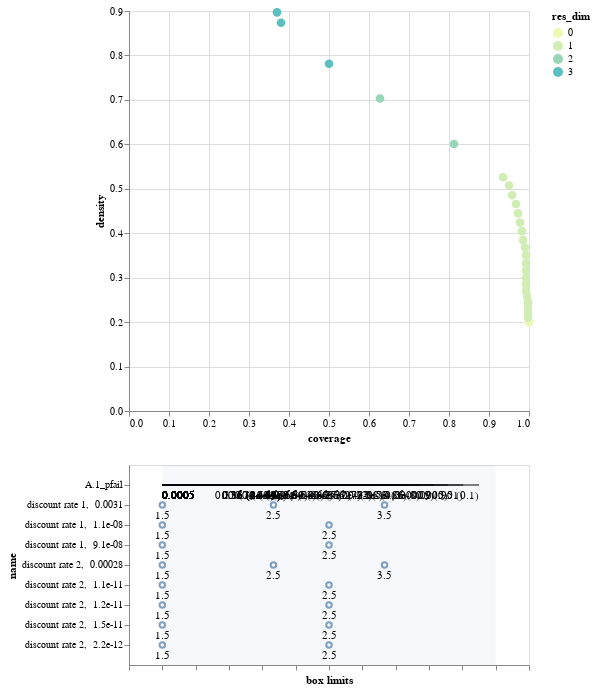

The code cell stored with this chart in its notebook:
### Code cell
box1.inspect_tradeoff()

### Figure 1 — Vega-Lite specification as saved in the notebook (floating-point values rounded to 4 significant figures)
{"config": {"view": {"continuousWidth": 400, "continuousHeight": 300}}, "vconcat": [{"data": {"name": "data-bf5be426acf9ab1bbea7d6b05d97dee2"}, "mark": {"type": "circle", "size": 75}, "encoding": {"color": {"type": "ordinal", "field": "res_dim", "scale": {"range": ["#eff9b6", "#d0edb3", "#97d6b9", "#5dc0c0", "#31a5c2", "#1f80b8", "#2354a3", "#21318d"]}}, "opacity": {"condition": {"value": 1, "selection": "selector002"}, "value": 0.4}, "tooltip": [{"type": "ordinal", "field": "id"}, {"type": "quantitative", "field": "coverage", "format": ".2"}, {"type": "quantitative", "field": "density", "format": ".2"}, {"type": "ordinal", "field": "res_dim"}], "x": {"type": "quantitative", "field": "coverage"}, "y": {"type": "quantitative", "field": "density"}}, "height": 400, "selection": {"selector002": {"type": "single", "fields": ["id"]}}, "width": 400}, {"layer": [{"data": {"name": "data-b6e16bfe938892cd6d52e138da4dfb9e"}, "mark": "rule", "encoding": {"x": {"type": "quantitative", "axis": {"grid": false, "labels": false, "title": "box limits"}, "field": "x_lower", "scale": {"domain": [0, 1], "padding": 0.1}}, "x2": {"field": "x_upper"}, "y": {"type": "nominal", "field": "name", "scale": {"padding": 1.0}}}, "transform": [{"calculate": "(datum.x1-datum.minimum)/(datum.maximum-datum.minimum)", "as": "x_lower"}, {"calculate": "(datum.x2-datum.minimum)/(datum.maximum-datum.minimum)", "as": "x_upper"}, {"filter": {"selection": "selector002"}}], "width": 400}, {"data": {"name": "data-b6e16bfe938892cd6d52e138da4dfb9e"}, "mark": {"type": "text", "align": "left", "baseline": "top", "dy": 5}, "encoding": {"text": {"type": "ordinal", "field": "text"}, "x": {"type": "quantitative", "axis": {"grid": false, "labels": false, "title": "box limits"}, "field": "x_lower", "scale": {"domain": [0, 1], "padding": 0.1}}, "x2": {"field": "x_upper"}, "y": {"type": "nominal", "field": "name", "scale": {"padding": 1.0}}}, "transform": [{"calculate": "(datum.x1-datum.minimum)/(datum.maximum-datum.minimum)", "as": "x_lower"}, {"calculate": "(datum.x2-datum.minimum)/(datum.maximum-datum.minimum)", "as": "x_upper"}, {"filter": {"selection": "selector002"}}, {"calculate": "datum.qp_lower>0?format(datum.x1, \".2\")+\" (\"+format(datum.qp_lower, \".1~g\")+\")\" :format(datum.x1, \".2\")", "as": "text"}], "width": 400}, {"data": {"name": "data-b6e16bfe938892cd6d52e138da4dfb9e"}, "mark": {"type": "text", "align": "right", "baseline": "top", "dy": 5}, "encoding": {"text": {"type": "ordinal", "field": "text"}, "x": {"type": "quantitative", "field": "x_upper"}, "x2": {"field": "x_upper"}, "y": {"type": "nominal", "field": "name", "scale": {"padding": 1.0}}}, "transform": [{"calculate": "(datum.x1-datum.minimum)/(datum.maximum-datum.minimum)", "as": "x_lower"}, {"calculate": "(datum.x2-datum.minimum)/(datum.maximum-datum.minimum)", "as": "x_upper"}, {"filter": {"selection": "selector002"}}, {"calculate": "datum.qp_upper>0?format(datum.x2, \".2\")+\" (\"+format(datum.qp_upper, \".1\")+\")\" :format(datum.x2, \".2\")", "as": "text"}], "width": 400}, {"data": {"name": "data-bb8d07f6df3d47a6a475317795287b23"}, "mark": {"type": "rect", "opacity": 0.05}, "encoding": {"x": {"type": "quantitative", "field": "start"}, "x2": {"field": "end"}}}, {"data": {"name": "data-72a6e878646834205ff0e60a4a60471c"}, "mark": "point", "encoding": {"x": {"type": "quantitative", "field": "x"}, "y": {"type": "nominal", "field": "name"}}, "transform": [{"filter": {"selection": "selector002"}}], "width": 400}, {"data": {"name": "data-72a6e878646834205ff0e60a4a60471c"}, "mark": {"type": "text", "align": "center", "baseline": "top", "dy": 5}, "encoding": {"text": {"type": "nominal", "field": "item"}, "x": {"type": "quantitative", "field": "x"}, "y": {"type": "nominal", "field": "name"}}, "transform": [{"filter": {"selection": "selector002"}}], "width": 400}]}], "$schema": "https://vega.github.io/schema/vega-lite/v4.8.1.json", "datasets": {"data-bf5be426acf9ab1bbea7d6b05d97dee2": [{"coverage": 1.0, "density": 0.2, "id": 0, "mass": 1.0, "mean": 0.2, "res_dim": 0}, {"coverage": 0.9975, "density": 0.21, "id": 1, "mass": 0.95, "mean": 0.21, "res_dim": 1}, {"coverage": 0.9975, "density": 0.2211, "id": 2, "mass": 0.9025, "mean": 0.2211, "res_dim": 1}, {"coverage": 0.9975, "density": 0.2328, "id": 3, "mass": 0.857, "mean": 0.2328, "res_dim": 1}, {"coverage": 0.9975, "density": 0.2451, "id": 4, "mass": 0.814, "mean": 0.2451, "res_dim": 1}, {"coverage": 0.995, "density": 0.2574, "id": 5, "mass": 0.773, "mean": 0.2574, "res_dim": 1}, {"coverage": 0.9925, "density": 0.2704, "id": 6, "mass": 0.734, "mean": 0.2704, "res_dim": 1}, {"coverage": 0.9925, "density": 0.2848, "id": 7, "mass": 0.697, "mean": 0.2848, "res_dim": 1}, {"coverage": 0.9925, "density": 0.2998, "id": 8, "mass": 0.662, "mean": 0.2998, "res_dim": 1}, {"coverage": 0.9925, "density": 0.3158, "id": 9, "mass": 0.6285, "mean": 0.3158, "res_dim": 1}, {"coverage": 0.9925, "density": 0.3325, "id": 10, "mass": 0.597, "mean": 0.3325, "res_dim": 1}, {"coverage": 0.9925, "density": 0.3501, "id": 11, "mass": 0.567, "mean": 0.3501, "res_dim": 1}, {"coverage": 0.99, "density": 0.3677, "id": 12, "mass": 0.5385, "mean": 0.3677, "res_dim": 1}, {"coverage": 0.985, "density": 0.3851, "id": 13, "mass": 0.5115, "mean": 0.3851, "res_dim": 1}, {"coverage": 0.9825, "density": 0.4047, "id": 14, "mass": 0.4855, "mean": 0.4047, "res_dim": 1}, {"coverage": 0.9775, "density": 0.4241, "id": 15, "mass": 0.461, "mean": 0.4241, "res_dim": 1}, {"coverage": 0.9725, "density": 0.4446, "id": 16, "mass": 0.4375, "mean": 0.4446, "res_dim": 1}, {"coverage": 0.9675, "density": 0.4657, "id": 17, "mass": 0.4155, "mean": 0.4657, "res_dim": 1}, {"coverage": 0.9575, "density": 0.4854, "id": 18, "mass": 0.3945, "mean": 0.4854, "res_dim": 1}, {"coverage": 0.95, "density": 0.5073, "id": 19, "mass": 0.3745, "mean": 0.5073, "res_dim": 1}, {"coverage": 0.935, "density": 0.526, "id": 20, "mass": 0.3555, "mean": 0.526, "res_dim": 1}, {"coverage": 0.8125, "density": 0.6007, "id": 21, "mass": 0.2705, "mean": 0.6007, "res_dim": 2}, {"coverage": 0.6275, "density": 0.7031, "id": 22, "mass": 0.1785, "mean": 0.7031, "res_dim": 2}, {"coverage": 0.5, "density": 0.7812, "id": 23, "mass": 0.128, "mean": 0.7812, "res_dim": 3}, {"coverage": 0.38, "density": 0.8736, "id": 24, "mass": 0.087, "mean": 0.8736, "res_dim": 3}, {"coverage": 0.37, "density": 0.897, "id": 25, "mass": 0.0825, "mean": 0.897, "res_dim": 3}], "data-b6e16bfe938892cd6d52e138da4dfb9e": [{"x1": 0.0004969, "x2": 0.95, "name": "A.1_pfail", "id": 1, "minimum": 0.0004969, "maximum": 0.9995, "qp_lower": -1.0, "qp_upper": 0.1445}, {"x1": 0.0004969, "x2": 0.9025, "name": "A.1_pfail", "id": 2, "minimum": 0.0004969, "maximum": 0.9995, "qp_lower": -1.0, "qp_upper": 0.01444}, {"x1": 0.0004969, "x2": 0.857, "name": "A.1_pfail", "id": 3, "minimum": 0.0004969, "maximum": 0.9995, "qp_lower": -1.0, "qp_upper": 0.0004735}, {"x1": 0.0004969, "x2": 0.8142, "name": "A.1_pfail", "id": 4, "minimum": 0.0004969, "maximum": 0.9995, "qp_lower": -1.0, "qp_upper": 5.206e-06}, {"x1": 0.0004969, "x2": 0.773, "name": "A.1_pfail", "id": 5, "minimum": 0.0004969, "maximum": 0.9995, "qp_lower": -1.0, "qp_upper": 2.611e-08}, {"x1": 0.0004969, "x2": 0.7342, "name": "A.1_pfail", "id": 6, "minimum": 0.0004969, "maximum": 0.9995, "qp_lower": -1.0, "qp_upper": 4.975e-11}, {"x1": 0.0004969, "x2": 0.6971, "name": "A.1_pfail", "id": 7, "minimum": 0.0004969, "maximum": 0.9995, "qp_lower": -1.0, "qp_upper": 2.347e-14}, {"x1": 0.0004969, "x2": 0.6618, "name": "A.1_pfail", "id": 8, "minimum": 0.0004969, "maximum": 0.9995, "qp_lower": -1.0, "qp_upper": 4.03e-18}, {"x1": 0.0004969, "x2": 0.6285, "name": "A.1_pfail", "id": 9, "minimum": 0.0004969, "maximum": 0.9995, "qp_lower": -1.0, "qp_upper": 2.298e-22}, {"x1": 0.0004969, "x2": 0.597, "name": "A.1_pfail", "id": 10, "minimum": 0.0004969, "maximum": 0.9995, "qp_lower": -1.0, "qp_upper": 5.27e-27}, {"x1": 0.0004969, "x2": 0.567, "name": "A.1_pfail", "id": 11, "minimum": 0.0004969, "maximum": 0.9995, "qp_lower": -1.0, "qp_upper": 4.343e-32}, {"x1": 0.0004969, "x2": 0.5383, "name": "A.1_pfail", "id": 12, "minimum": 0.0004969, "maximum": 0.9995, "qp_lower": -1.0, "qp_upper": 3.103e-37}, {"x1": 0.0004969, "x2": 0.5116, "name": "A.1_pfail", "id": 13, "minimum": 0.0004969, "maximum": 0.9995, "qp_lower": -1.0, "qp_upper": 1.945e-42}, {"x1": 0.0004969, "x2": 0.4853, "name": "A.1_pfail", "id": 14, "minimum": 0.0004969, "maximum": 0.9995, "qp_lower": -1.0, "qp_upper": 3.193e-48}, {"x1": 0.0004969, "x2": 0.461, "name": "A.1_pfail", "id": 15, "minimum": 0.0004969, "maximum": 0.9995, "qp_lower": -1.0, "qp_upper": 5.79e-54}, {"x1": 0.0004969, "x2": 0.4375, "name": "A.1_pfail", "id": 16, "minimum": 0.0004969, "maximum": 0.9995, "qp_lower": -1.0, "qp_upper": 4.561e-60}, {"x1": 0.0004969, "x2": 0.4154, "name": "A.1_pfail", "id": 17, "minimum": 0.0004969, "maximum": 0.9995, "qp_lower": -1.0, "qp_upper": 2.322e-66}, {"x1": 0.0004969, "x2": 0.3946, "name": "A.1_pfail", "id": 18, "minimum": 0.0004969, "maximum": 0.9995, "qp_lower": -1.0, "qp_upper": 7.99e-72}, {"x1": 0.0004969, "x2": 0.3745, "name": "A.1_pfail", "id": 19, "minimum": 0.0004969, "maximum": 0.9995, "qp_lower": -1.0, "qp_upper": 4.495e-78}, {"x1": 0.0004969, "x2": 0.3554, "name": "A.1_pfail", "id": 20, "minimum": 0.0004969, "maximum": 0.9995, "qp_lower": -1.0, "qp_upper": 1.341e-82}, {"x1": 0.0004969, "x2": 0.3554, "name": "A.1_pfail", "id": 21, "minimum": 0.0004969, "maximum": 0.9995, "qp_lower": -1.0, "qp_upper": 1.102e-74}, {"x1": 0.0004969, "x2": 0.3554, "name": "A.1_pfail", "id": 22, "minimum": 0.0004969, "maximum": 0.9995, "qp_lower": -1.0, "qp_upper": 1.817e-65}, {"x1": 0.0004969, "x2": 0.3554, "name": "A.1_pfail", "id": 23, "minimum": 0.0004969, "maximum": 0.9995, "qp_lower": -1.0, "qp_upper": 3.879e-59}, {"x1": 0.0004969, "x2": 0.3554, "name": "A.1_pfail", "id": 24, "minimum": 0.0004969, "maximum": 0.9995, "qp_lower": -1.0, "qp_upper": 8.031e-49}, {"x1": 0.0004969, "x2": 0.3345, "name": "A.1_pfail", "id": 25, "minimum": 0.0004969, "maximum": 0.9995, "qp_lower": -1.0, "qp_upper": 6.551e-51}], "data-bb8d07f6df3d47a6a475317795287b23": [{"start": 0, "end": 1}], "data-72a6e878646834205ff0e60a4a60471c": [{"name": "discount rate 2,  0.00028", "n_items": 4, "item": 1.5, "id": 21, "x": 0.0}, {"name": "discount rate 2,  0.00028", "n_items": 4, "item": 2.5, "id": 21, "x": 0.3333}, {"name": "discount rate 2,  0.00028", "n_items": 4, "item": 3.5, "id": 21, "x": 0.6667}, {"name": "discount rate 2,  1.5e-11", "n_items": 3, "item": 1.5, "id": 22, "x": 0.0}, {"name": "discount rate 2,  1.5e-11", "n_items": 3, "item": 2.5, "id": 22, "x": 0.5}, {"name": "discount rate 1,  0.0031", "n_items": 4, "item": 1.5, "id": 23, "x": 0.0}, {"name": "discount rate 1,  0.0031", "n_items": 4, "item": 2.5, "id": 23, "x": 0.3333}, {"name": "discount rate 1,  0.0031", "n_items": 4, "item": 3.5, "id": 23, "x": 0.6667}, {"name": "discount rate 2,  1.2e-11", "n_items": 3, "item": 1.5, "id": 23, "x": 0.0}, {"name": "discount rate 2,  1.2e-11", "n_items": 3, "item": 2.5, "id": 23, "x": 0.5}, {"name": "discount rate 1,  9.1e-08", "n_items": 3, "item": 1.5, "id": 24, "x": 0.0}, {"name": "discount rate 1,  9.1e-08", "n_items": 3, "item": 2.5, "id": 24, "x": 0.5}, {"name": "discount rate 2,  1.1e-11", "n_items": 3, "item": 1.5, "id": 24, "x": 0.0}, {"name": "discount rate 2,  1.1e-11", "n_items": 3, "item": 2.5, "id": 24, "x": 0.5}, {"name": "discount rate 1,  1.1e-08", "n_items": 3, "item": 1.5, "id": 25, "x": 0.0}, {"name": "discount rate 1,  1.1e-08", "n_items": 3, "item": 2.5, "id": 25, "x": 0.5}, {"name": "discount rate 2,  2.2e-12", "n_items": 3, "item": 1.5, "id": 25, "x": 0.0}, {"name": "discount rate 2,  2.2e-12", "n_items": 3, "item": 2.5, "id": 25, "x": 0.5}]}}
